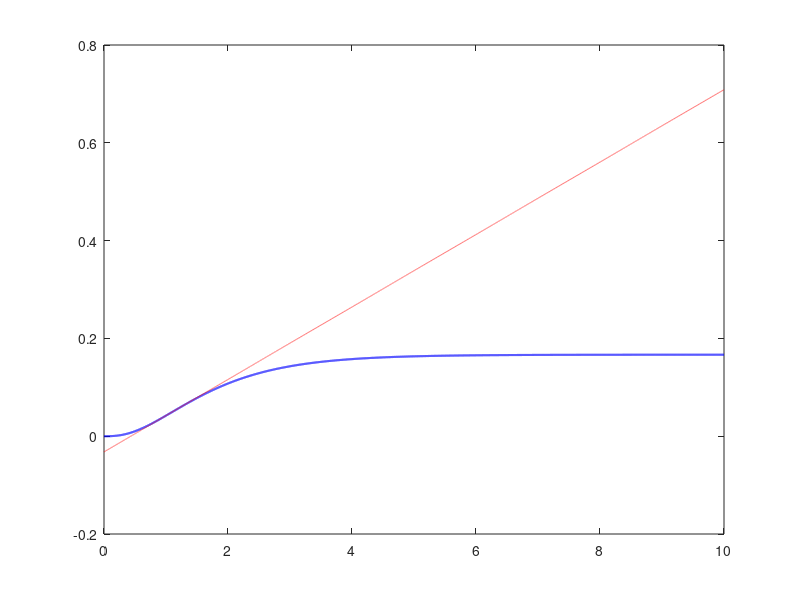

The MATLAB source for this figure: (Note: this script raises an error after producing the figure.)
%% Ziegler-Nichols Tuning
% Ogata, Modern Control Engineering, Ch. 8: Ziegler-Nichols Rules for
% Tuning PID Controllers
%
% Ziegler and Nichols proposed two empirical rules for choosing
% $K_p,T_i,T_d$ that give roughly a 25% overshoot decay ratio, without
% needing a full mathematical model of the plant.

%% First Method: Reaction Curve (Open-Loop Step Response)
% Applicable to plants whose open-loop unit-step response is
% S-shaped (no integration, no dominant complex poles) -- characterized
% by a *delay time* $L$ and a *time constant* $T$, read from the point of
% inflection's tangent line.
%
% Plant: $G(s)=\frac{1}{(s+1)(s+2)(s+3)}$ (no integrator, S-shaped step
% response).
G = tf(1,conv(conv([1 1],[1 2]),[1 3]));
[y,t] = step(G,0:0.001:10);

% Find the inflection point (max slope) and its tangent line.
dy = gradient(y,t);
[maxslope,idx] = max(dy);
t_infl = t(idx); y_infl = y(idx);

% Tangent line: y = y_infl + maxslope*(t - t_infl); intersects y=0 at L,
% and reaches the final value at L+T.
yfinal = dcgain(G);
L = t_infl - y_infl/maxslope;
T_rc = (yfinal - y_infl)/maxslope + t_infl - L;
fprintf('Reaction curve: L = %.4f, T = %.4f\n', L, T_rc)

figure
plot(t,y,'b','LineWidth',1.5)
hold on
tang = y_infl + maxslope*(t-t_infl);
plot(t,tang,'r--')
yline(yfinal,'k:')
xline(L,'g:'); xline(L+T_rc,'g:')
hold off
ylim([0 1.2*yfinal])
title('Reaction-Curve Method: $L$ and $T$','Interpreter','latex','FontSize',20)
ylabel('$y(t)$','Interpreter','latex','FontSize',20)
set(get(gca, 'YLabel'), 'Rotation', 0)
xlabel('$t$','Interpreter','latex','FontSize',20)

%%
% Ziegler-Nichols first-method tuning table:
%
% P:   $K_p = T/L$
%
% PI:  $K_p = 0.9T/L,\ T_i = L/0.3$
%
% PID: $K_p = 1.2T/L,\ T_i = 2L,\ T_d = 0.5L$
Kp_zn1 = 1.2*T_rc/L;
Ti_zn1 = 2*L;
Td_zn1 = 0.5*L;
fprintf('ZN Method 1 PID: Kp=%.4f, Ti=%.4f, Td=%.4f\n', Kp_zn1, Ti_zn1, Td_zn1)

Gc1 = tf(Kp_zn1*[Td_zn1 1 1/Ti_zn1],[1 0]);
T1 = feedback(Gc1*G,1);
figure
step(T1)
title('ZN Method 1: Closed-Loop PID Step Response','Interpreter','latex','FontSize',20)
ylabel('$y(t)$','Interpreter','latex','FontSize',20)
set(get(gca, 'YLabel'), 'Rotation', 0)
xlabel('$t$','Interpreter','latex','FontSize',20)

%% Second Method: Ultimate Gain / Ultimate Period (Closed-Loop)
% Applicable more generally: with only proportional control in the loop,
% raise $K_p$ until the closed-loop response is a sustained oscillation
% (marginal stability). That gain is $K_{cr}$, and the oscillation
% period is $P_{cr}$.
%
% For $G(s)=\frac{1}{(s+1)(s+2)(s+3)}$, the characteristic equation under
% proportional gain $K$ is $(s+1)(s+2)(s+3)+K=0$, i.e.
% $s^3+6s^2+11s+(6+K)=0$. By Routh's array, the marginal-stability gain
% is found from the $s^1$ row: $\frac{6\times11-(6+K)}{6}=0 \Rightarrow K=60$.
Kcr = 60;
fprintf('Ultimate gain Kcr = %.4f\n', Kcr)

% At K=Kcr the auxiliary equation 6s^2+(6+Kcr)=0 gives the oscillation
% frequency.
omega_cr = sqrt((6+Kcr)/6);
Pcr = 2*pi/omega_cr;
fprintf('Ultimate period Pcr = %.4f s (omega_cr = %.4f rad/s)\n', Pcr, omega_cr)

T_marginal = feedback(Kcr*G,1);
figure
impulse(T_marginal,0:0.01:10)
title('Sustained Oscillation at $K=K_{cr}$ (Verifying $P_{cr}$)','Interpreter','latex','FontSize',20)
ylabel('$y(t)$','Interpreter','latex','FontSize',20)
set(get(gca, 'YLabel'), 'Rotation', 0)
xlabel('$t$','Interpreter','latex','FontSize',20)

%%
% Ziegler-Nichols second-method tuning table:
%
% P:   $K_p = 0.5K_{cr}$
%
% PI:  $K_p = 0.45K_{cr},\ T_i = P_{cr}/1.2$
%
% PID: $K_p = 0.6K_{cr},\ T_i = 0.5P_{cr},\ T_d = 0.125P_{cr}$
Kp_zn2 = 0.6*Kcr;
Ti_zn2 = 0.5*Pcr;
Td_zn2 = 0.125*Pcr;
fprintf('ZN Method 2 PID: Kp=%.4f, Ti=%.4f, Td=%.4f\n', Kp_zn2, Ti_zn2, Td_zn2)

Gc2 = tf(Kp_zn2*[Td_zn2 1 1/Ti_zn2],[1 0]);
T2 = feedback(Gc2*G,1);

figure
hold on
step(T1)
step(T2)
hold off
legend('Method 1 (Reaction Curve)','Method 2 (Ultimate Gain)','Interpreter','latex','FontSize',14)
title('Ziegler-Nichols: Method 1 vs. Method 2 PID Tuning','Interpreter','latex','FontSize',20)
ylabel('$y(t)$','Interpreter','latex','FontSize',20)
set(get(gca, 'YLabel'), 'Rotation', 0)
xlabel('$t$','Interpreter','latex','FontSize',20)

%% Before vs. After: Uncontrolled Plant vs. ZN-Tuned PID
% The payoff: compared with the bare plant's open-loop step (slow, large
% steady-state error), the Ziegler-Nichols PID tracks the reference with
% integral action and a reasonable transient.
figure
step(G,0:0.01:10)
hold on
step(T2,0:0.01:10)
yline(1,'k:','HandleVisibility','off')
hold off
legend('Before (open-loop plant)','After (ZN Method 2 PID)','Interpreter','latex','FontSize',13)
title('Ziegler-Nichols: Before vs. After','Interpreter','latex','FontSize',17)
ylabel('$y(t)$','Interpreter','latex','FontSize',20)
set(get(gca, 'YLabel'), 'Rotation', 0)
xlabel('$t$','Interpreter','latex','FontSize',20)
